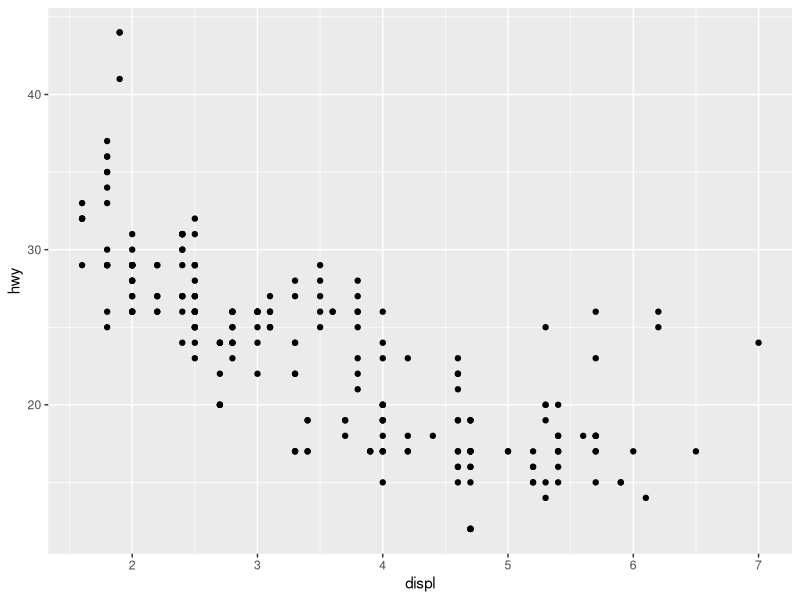
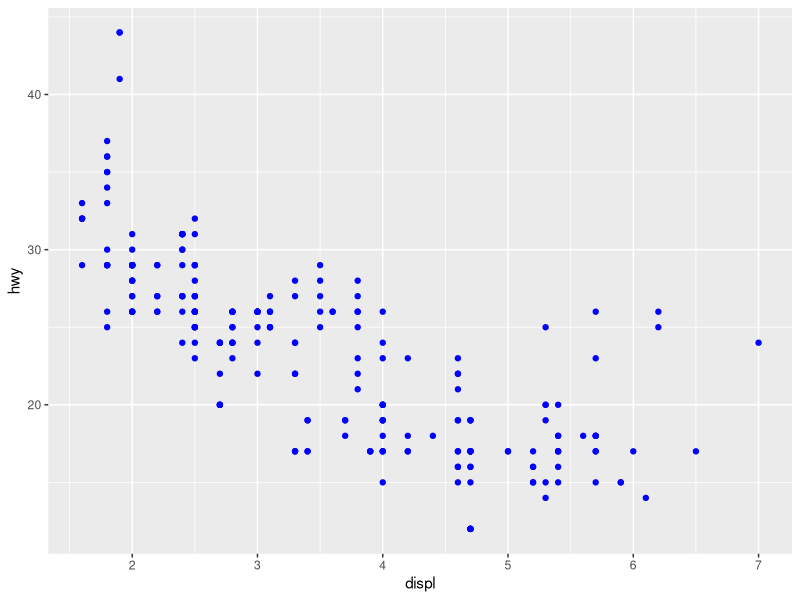
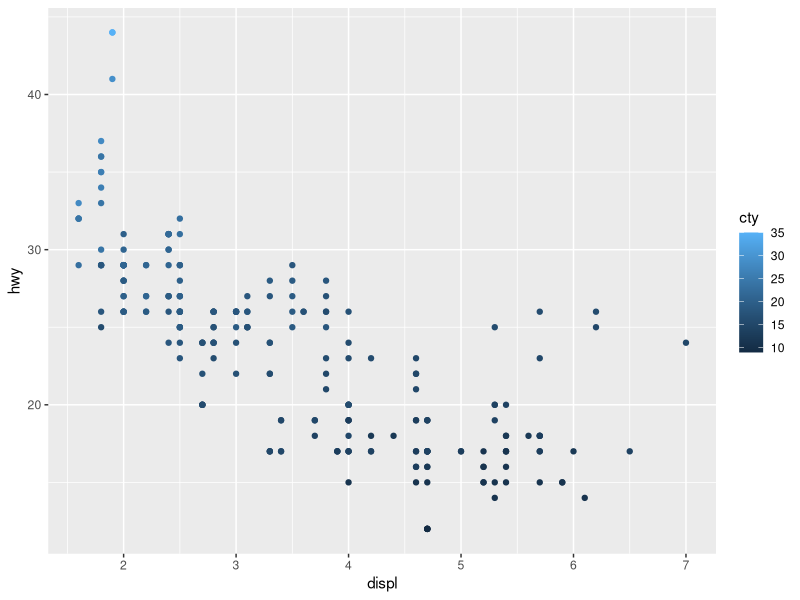
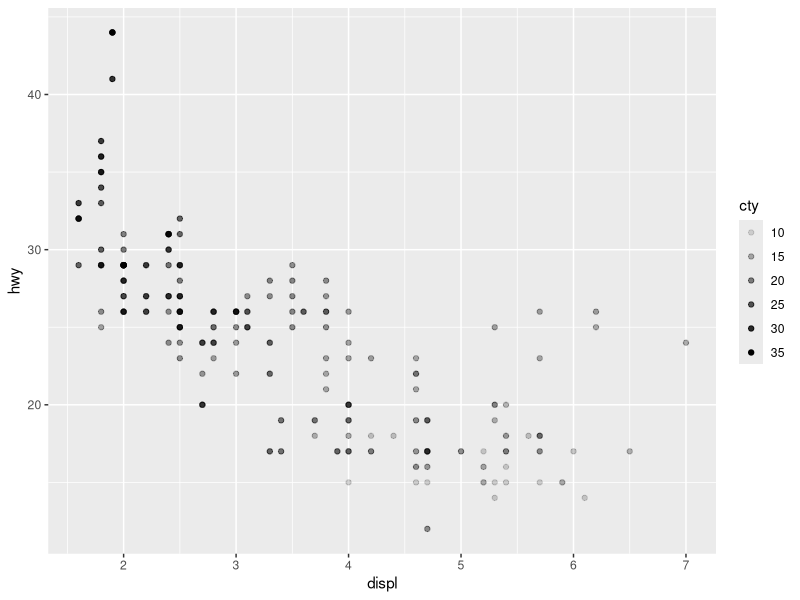

R code for these plots, in order: (Note: this script raises an error after producing the figures.)
library(tidyverse)

#Cars 
ggplot2::mpg

ggplot(data = mpg) + 
  geom_point(mapping = aes(x = displ, y = hwy))

ggplot(data=mpg)+
  geom_point(mapping = aes(x=displ, y=hwy), color="blue")


ggplot(data=mpg)+
  geom_point(mapping = aes(x=displ, y=hwy, color=cty))

ggplot(data=mpg)+
  geom_point(mapping = aes(x=displ, y=hwy, alpha=cty))

ggplot(data=mpg)+
  geom_point(mapping = aes(x=displ, y=hwy, shape=cty))

ggplot(data=mpg)+
  geom_point(mapping = aes(x=displ, y=hwy, colour = displ < 5))

ggplot(data = mpg) + 
  geom_point(mapping = aes(x = displ, y = hwy)) + 
  facet_wrap(~ class, nrow = 3)

ggplot(data = mpg) + 
  geom_point(mapping = aes(x = displ, y = hwy)) + 
  facet_grid(drv ~ cyl)

ggplot(data = mpg) + 
  geom_point(mapping = aes(x = displ, y = hwy)) + 
  facet_grid(. ~ cyl)

ggplot(data = mpg) + 
  geom_point(mapping = aes(x = drv, y = cyl))

ggplot(data = mpg) + 
  geom_point(mapping = aes(x = displ, y = hwy)) +
  facet_grid(drv ~ .)

ggplot(data = mpg) + 
  geom_point(mapping = aes(x = displ, y = hwy)) +
  facet_grid(. ~ cyl)

ggplot(data = mpg) + 
  geom_point(mapping = aes(x = displ, y = hwy)) + 
  facet_wrap(~ class, nrow = 2)

ggplot(data = mpg) + 
  geom_smooth(mapping = aes(x = displ, y = hwy))

ggplot(data = mpg) + 
  geom_smooth(mapping = aes(x = displ, y = hwy, linetype = drv))

ggplot(data = mpg) +
  geom_smooth(
    mapping = aes(x = displ, y = hwy, color = drv),
    show.legend = FALSE
  )

#Diamonds
ggplot2::diamonds

?geom_col
?stat_summary

ggplot(diamonds, aes(cut)) +
    stat_summary_bin(aes(y = price), geom = "bar")

ggplot(data = diamonds) + 
  geom_bar(mapping = aes(x = cut, y = ..prop..,group=1))
